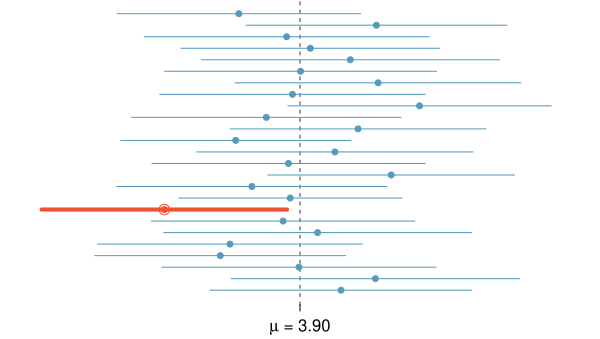

This chart was generated by the following R code:
library(openintro)
data(COL)
data(run10)
set.seed(52)

# This still references run10, but the actual range of values
# isn't shown, so just tweaking the printed value.

myPDF('95PercentConfidenceInterval.pdf', 6, 3.4,
      mar = c(1.7, 1, 0, 1),
      mgp = c(2.7, 0.7, 0))
m <- 94.52
s <- 16.0
n <- 100
k <- 25
SE <- s/sqrt(n)

set.seed(3)
means <- c()
SE    <- c()
for(i in 1:k){
  temp <- sample(nrow(run10), n)
  d    <- run10$time[temp]
  means[i] <- mean(d, na.rm = TRUE)
  SE[i]    <- sd(d)/sqrt(n)
}
xR <- m + 4 * c(-1, 1) * s / sqrt(n)
yR <- c(0.7, 25.3)
plot(xR, yR,
     type = 'n',
     xlab = 'run time (minutes)',
     ylab = '',
     axes = FALSE)
abline(v = m, lty = 2, col = COL[5,2])
axis(1, at = m, expression(mu*' = 3.90'))
for(i in 1:k){
  ci <- means[i] + 2 * c(-1, 1) * SE[i]
  if(abs(means[i] - m) > 1.96 * SE[i]){
    col <- COL[4]
    points(means[i], i, cex = 1.4, col = col)
    lines(ci, rep(i, 2), col = col, lwd = 4)
  } else {
    col <- COL[1]
  }
  points(means[i], i, pch = 20, cex = 1.2, col = col)
  lines(ci, rep(i, 2), col = col)
}
dev.off()
